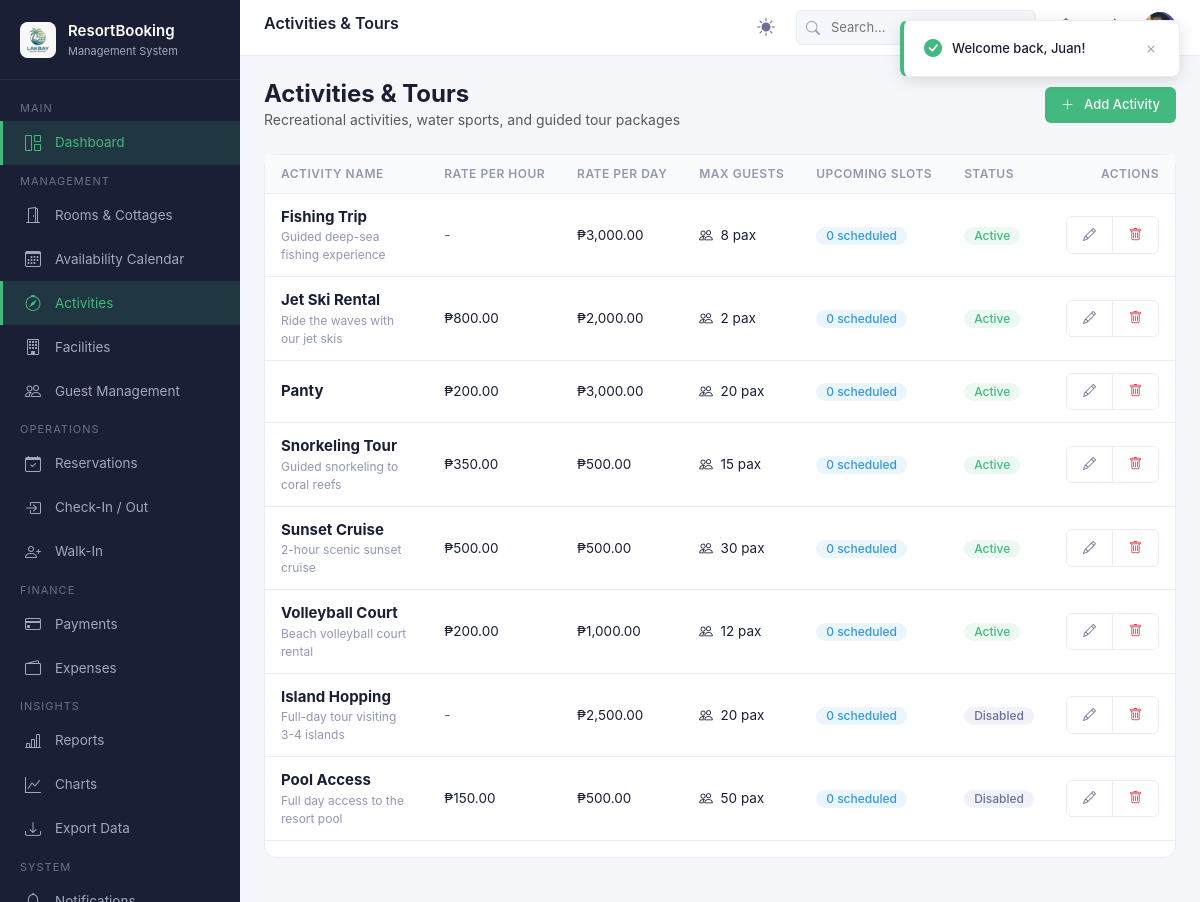
The page /activities/index.php (signed in) on the database its author committed.
### tables this page shows
CREATE TABLE `activities` (
  `ActivityId` int NOT NULL AUTO_INCREMENT,
  `ActivityName` varchar(150) NOT NULL,
  `Description` longtext,
  `PricePerHour` decimal(10,2) DEFAULT NULL,
  `PricePerDay` decimal(10,2) DEFAULT NULL,
  `MaxParticipants` int NOT NULL,
  `ImageUrl` varchar(500) DEFAULT NULL,
  `IsActive` tinyint(1) NOT NULL,
  `CreatedAt` datetime(6) NOT NULL,
  PRIMARY KEY (`ActivityId`)
);

### config/database.php (called while the page is built, shortened)
<?php
function url($path = '') {
    $path = '/' . ltrim($path, '/');
    return BASE_URL . $path;
}
function asset($path = '') {
    return url($path);
}

### config/settings.php (called while the page is built, shortened)
<?php
require_once __DIR__ . '/database.php';
function getResortSettings() {
    $filePath = ROOT_DIR . '/resort-settings.json';
    $defaultSettings = [
        'ResortName' => 'ResortBooking',
        'ResortSubtitle' => 'Management System',
        'LogoImage' => '/uploads/logo-20260821164822.jpg',
        'Address' => '123 Beach Road, Philippines',
        'Phone' => '(02) 8123-4567',
        'Email' => 'info@paradiseresort.com',
        'CheckInTime' => '14:00',
        'CheckOutTime' => '12:00',
        'DownpaymentPercent' => 50,
        'VatRate' => 12,
        'ServiceCharge' => 10
    ];
    if (file_exists($filePath)) {
        $content = file_get_contents($filePath);
        $json = json_decode($content, true);
        if (is_array($json)) {
            return array_merge($defaultSettings, $json);
        }
    }
    return $defaultSettings;
}

### includes/auth.php (called while the page is built, shortened)
<?php
require_once __DIR__ . '/../config/database.php';
function isLoggedIn() {
    return isset($_SESSION['user_id']) && !empty($_SESSION['user_id']);
}
function currentUser() {
    return [
        'id' => $_SESSION['user_id'],
        'name' => $_SESSION['user_name'] ?? 'User',
        'email' => $_SESSION['user_email'] ?? '',
        'role' => $_SESSION['user_role'] ?? 'Guest',
        'image' => $_SESSION['profile_image'] ?? null
    ];
}

### includes/functions.php (called while the page is built, shortened)
<?php
require_once __DIR__ . '/../config/database.php';
require_once __DIR__ . '/auth.php';
function formatCurrency($amount) {
    return '₱' . number_format((float)$amount, 2);
}
function getFlash() {
    if (isset($_SESSION['flash'])) {
        $flash = $_SESSION['flash'];
        return $flash;
    }
    return null;
}

### activities/index.php (the view, shortened to what this page needs)
<?php
$pageTitle = 'Activities & Tours';
require_once __DIR__ . '/../config/database.php';
require_once __DIR__ . '/../includes/auth.php';
require_once __DIR__ . '/../includes/functions.php';
$activities = $pdo->query("SELECT a.*,
    (SELECT COUNT(*) FROM activityschedules s WHERE s.ActivityId = a.ActivityId AND s.ScheduleDate >= CURDATE()) as UpcomingSchedules
    FROM activities a
    ORDER BY a.IsActive DESC, a.ActivityName ASC")->fetchAll();
include __DIR__ . '/../includes/header.php';
?>
<div class="d-flex justify-content-between align-items-center mb-4 flex-wrap gap-2">
    <div>
        <h4 style="margin:0; font-weight:700;">Activities & Tours</h4>
        <p class="text-muted" style="margin:0; font-size:14px;">Recreational activities, water sports, and guided tour packages</p>
    </div>
    <a href="<?= url('/activities/create.php') ?>" class="btn btn-primary">
        <i class="bi bi-plus-lg me-1"></i> Add Activity
    </a>
</div>
<div class="card">
    <div class="table-wrapper">
        <table class="table">
            <thead>
                <tr>
                    <th>Activity Name</th>
                    <th>Rate per Hour</th>
                    <th>Rate per Day</th>
                    <th>Max Guests</th>
                    <th>Upcoming Slots</th>
                    <th>Status</th>
                    <th style="text-align:right;">Actions</th>
                </tr>
            </thead>
            <tbody>
                <?php if (empty($activities)): ?>
                    <tr><td colspan="7" class="text-center py-4 text-muted">No activities found.</td></tr>
                <?php else: ?>
                    <?php foreach ($activities as $a): ?>
                        <tr>
                            <td>
                                <strong style="font-size:15px;"><?= htmlspecialchars($a['ActivityName']) ?></strong>
                                <?php if (!empty($a['Description'])): ?>
                                    <div style="font-size:12px; color:var(--text-muted);"><?= htmlspecialchars($a['Description']) ?></div>
                                <?php endif; ?>
                            </td>
                            <td><?= $a['PricePerHour'] ? formatCurrency($a['PricePerHour']) : '<span class="text-muted">-</span>' ?></td>
                            <td><?= $a['PricePerDay'] ? formatCurrency($a['PricePerDay']) : '<span class="text-muted">-</span>' ?></td>
                            <td><i class="bi bi-people me-1"></i> <?= (int)$a['MaxParticipants'] ?> pax</td>
                            <td>
                                <span class="badge badge-info"><?= (int)$a['UpcomingSchedules'] ?> scheduled</span>
                            </td>
                            <td>
                                <a href="<?= url('/activities/index.php?toggle=' . $a['ActivityId']) ?>" class="badge <?= $a['IsActive'] ? 'badge-success' : 'badge-secondary' ?>" style="text-decoration:none;" title="Click to toggle">
                                    <?= $a['IsActive'] ? 'Active' : 'Disabled' ?>
                                </a>
                            </td>
                            <td style="text-align:right;">
                                <div class="btn-group btn-group-sm">
                                    <a href="<?= url('/activities/edit.php?id=' . $a['ActivityId']) ?>" class="btn btn-outline" title="Edit">
                                        <i class="bi bi-pencil"></i>
                                    </a>
                                    <a href="<?= url('/activities/delete.php?id=' . $a['ActivityId']) ?>" class="btn btn-outline text-danger" title="Delete" onclick="return confirm('Delete activity <?= htmlspecialchars($a['ActivityName']) ?>?')">
                                        <i class="bi bi-trash"></i>
                                    </a>
                                </div>
                            </td>
                        </tr>
                    <?php endforeach; ?>
                <?php endif; ?>
            </tbody>
        </table>
    </div>
</div>
<?php include __DIR__ . '/../includes/footer.php'; ?>

### includes/header.php (shortened to what this page needs)
<?php
require_once __DIR__ . '/../config/database.php';
require_once __DIR__ . '/../config/settings.php';
require_once __DIR__ . '/auth.php';
require_once __DIR__ . '/functions.php';
$resortSettings = getResortSettings();
$pageTitle = isset($pageTitle) ? $pageTitle : 'Resort Booking System';
$user = currentUser();
$flash = getFlash();
?>
<!DOCTYPE html>
<html lang="en" data-theme="light">
<head>
    <link href="https://cdn.jsdelivr.net/npm/bootstrap@5.3.3/dist/css/bootstrap.min.css" rel="stylesheet" />
    <link href="https://cdn.jsdelivr.net/npm/bootstrap-icons@1.11.3/font/bootstrap-icons.css" rel="stylesheet" />
    <link href="<?= asset('/assets/css/site.css') ?>" rel="stylesheet" />
    <link href="<?= asset('/css/site.css') ?>" rel="stylesheet" />
</head>
<body>
    <div class="app-wrapper">
        <?php include __DIR__ . '/sidebar.php'; ?>
        <div class="main-content">
            <header class="top-header">
                <div class="header-left">
                    <h6 class="header-title"><?= htmlspecialchars($pageTitle) ?></h6>
                </div>
                <div class="header-right">
                    <button class="theme-toggle" id="themeToggle" title="Toggle dark/light mode">
                        <i class="bi bi-sun-fill icon-sun"></i>
                    </button>
                    <div class="header-search">
                        <i class="bi bi-search"></i>
                        <input type="text" placeholder="Search..." id="globalSearch" />
                    </div>
                    <div class="notif-dropdown-wrapper">
                        <button class="header-icon-btn" title="Notifications" id="notifBtn">
                            <i class="bi bi-bell"></i>
                        </button>
                    </div>
                    <button class="header-icon-btn" title="Refresh" onclick="location.reload()">
                        <i class="bi bi-arrow-clockwise"></i>
                    </button>
                    <div class="profile-dropdown-wrapper">
                        <div class="header-avatar" title="Profile" id="profileBtn">
                            <?php if (!empty($user['image'])): ?>
                                <img src="<?= asset($user['image']) ?>" alt="Profile" style="width:100%; height:100%; object-fit:cover; border-radius:50%;" />
                            <?php else: ?>
                                <i class="bi bi-person-fill"></i>
                            <?php endif; ?>
                        </div>
                    </div>
                </div>
            </header>
            <div class="top-header-spacer"></div>
            <div class="toast-container" id="toastContainer">
                <?php if ($flash): ?>
                    <div class="toast-alert <?= htmlspecialchars($flash['type']) ?>" id="sessionFlashToast">
                        <span><?= htmlspecialchars($flash['message']) ?></span>
                        <button class="toast-close" onclick="this.parentElement.remove()"><i class="bi bi-x"></i></button>
                    </div>
                <?php endif; ?>
            </div>
            <div class="page-content fade-in">

### includes/sidebar.php (shortened to what this page needs)
<?php
$currentScript = $_SERVER['PHP_SELF'];
function isActiveNav($path) {
    global $currentScript;
    return (strpos($currentScript, $path) !== false) ? ' active' : '';
}
?>
<aside class="sidebar" id="sidebar">
    <div class="sidebar-brand">
        <div class="brand-icon">
            <?php if (!empty($resortSettings['LogoImage'])): ?>
                <img src="<?= asset($resortSettings['LogoImage']) ?>" alt="Logo" style="width:100%; height:100%; object-fit:cover; border-radius:8px;" />
            <?php else: ?>
                <i class="bi bi-water"></i>
            <?php endif; ?>
        </div>
        <div>
            <div class="brand-text"><?= htmlspecialchars($resortSettings['ResortName']) ?></div>
            <div class="brand-sub"><?= htmlspecialchars($resortSettings['ResortSubtitle']) ?></div>
        </div>
    </div>
    <nav class="sidebar-nav">
        <div class="sidebar-section">Main</div>
        <a class="sidebar-link<?= (basename($currentScript) === 'index.php' && dirname($currentScript) === dirname($_SERVER['SCRIPT_NAME'])) ? ' active' : '' ?>" href="<?= url('/index.php') ?>">
            <i class="bi bi-grid-1x2"></i> Dashboard
        </a>
        <div class="sidebar-section">Management</div>
        <a class="sidebar-link<?= (strpos($currentScript, '/rooms/index.php') !== false || (strpos($currentScript, '/rooms/') !== false && strpos($currentScript, 'calendar.php') === false)) ? ' active' : '' ?>" href="<?= url('/rooms/index.php') ?>">
            <i class="bi bi-door-open"></i> Rooms & Cottages
        </a>
        <a class="sidebar-link<?= (strpos($currentScript, '/rooms/calendar.php') !== false) ? ' active' : '' ?>" href="<?= url('/rooms/calendar.php') ?>">
            <i class="bi bi-calendar3"></i> Availability Calendar
        </a>
        <a class="sidebar-link<?= isActiveNav('/activities/') ?>" href="<?= url('/activities/index.php') ?>">
            <i class="bi bi-compass"></i> Activities
        </a>
        <a class="sidebar-link<?= isActiveNav('/facilities/') ?>" href="<?= url('/facilities/index.php') ?>">
            <i class="bi bi-building"></i> Facilities
        </a>
        <a class="sidebar-link<?= isActiveNav('/guests/') ?>" href="<?= url('/guests/index.php') ?>">
            <i class="bi bi-people"></i> Guest Management
        </a>
        <div class="sidebar-section">Operations</div>
        <a class="sidebar-link<?= isActiveNav('/reservations/') ?>" href="<?= url('/reservations/index.php') ?>">
            <i class="bi bi-calendar-check"></i> Reservations
        </a>
        <a class="sidebar-link<?= isActiveNav('/checkinout/') ?>" href="<?= url('/checkinout/index.php') ?>">
            <i class="bi bi-box-arrow-in-right"></i> Check-In / Out
        </a>
        <a class="sidebar-link<?= isActiveNav('/walkin/') ?>" href="<?= url('/walkin/index.php') ?>">
            <i class="bi bi-person-plus"></i> Walk-In
        </a>
        <div class="sidebar-section">Finance</div>
        <a class="sidebar-link<?= (isActiveNav('/payments/') || isActiveNav('/receipt/')) ?>" href="<?= url('/payments/index.php') ?>">
            <i class="bi bi-credit-card"></i> Payments
        </a>
        <a class="sidebar-link<?= isActiveNav('/expenses/') ?>" href="<?= url('/expenses/index.php') ?>">
            <i class="bi bi-wallet2"></i> Expenses
        </a>
        <div class="sidebar-section">Insights</div>
        <a class="sidebar-link<?= (strpos($currentScript, '/reports/index.php') !== false) ? ' active' : '' ?>" href="<?= url('/reports/index.php') ?>">
            <i class="bi bi-bar-chart-line"></i> Reports
        </a>
        <a class="sidebar-link<?= (strpos($currentScript, '/reports/charts.php') !== false) ? ' active' : '' ?>" href="<?= url('/reports/charts.php') ?>">
            <i class="bi bi-graph-up"></i> Charts
        </a>
        <a class="sidebar-link<?= (strpos($currentScript, '/reports/export.php') !== false) ? ' active' : '' ?>" href="<?= url('/reports/export.php') ?>">
            <i class="bi bi-download"></i> Export Data
        </a>
        <div class="sidebar-section">System</div>
        <a class="sidebar-link<?= isActiveNav('/notifications/') ?>" href="<?= url('/notifications/index.php') ?>">
            <i class="bi bi-bell"></i> Notifications
        </a>
    </nav>
</aside>

### includes/footer.php (shortened to what this page needs)
            </div>
        </div>
    </div>
</body>
</html>

### rows shown on the page
activities: ActivityName "Fishing Trip", Description "Guided deep-sea fishing experience", PricePerDay "₱3,000.00", MaxParticipants "8", UpcomingSchedules "0", IsActive "Active"
activities: ActivityName "Jet Ski Rental", Description "Ride the waves with our jet skis", PricePerHour "₱800.00", PricePerDay "₱2,000.00", MaxParticipants "2", UpcomingSchedules "0", IsActive "Active"
activities: ActivityName "Panty", PricePerHour "₱200.00", PricePerDay "₱3,000.00", MaxParticipants "20", UpcomingSchedules "0", IsActive "Active"
activities: ActivityName "Snorkeling Tour", Description "Guided snorkeling to coral reefs", PricePerHour "₱350.00", PricePerDay "₱500.00", MaxParticipants "15", UpcomingSchedules "0", IsActive "Active"
activities: ActivityName "Sunset Cruise", Description "2-hour scenic sunset cruise", PricePerHour "₱500.00", PricePerDay "₱500.00", MaxParticipants "30", UpcomingSchedules "0", IsActive "Active"
activities: ActivityName "Volleyball Court", Description "Beach volleyball court rental", PricePerHour "₱200.00", PricePerDay "₱1,000.00", MaxParticipants "12", UpcomingSchedules "0", IsActive "Active"
activities: ActivityName "Island Hopping", Description "Full-day tour visiting 3-4 islands", PricePerDay "₱2,500.00", MaxParticipants "20", UpcomingSchedules "0", IsActive "Disabled"
activities: ActivityName "Pool Access", Description "Full day access to the resort pool", PricePerHour "₱150.00", PricePerDay "₱500.00", MaxParticipants "50", UpcomingSchedules "0", IsActive "Disabled"

### other values the page prints
$resortSettings['ResortName'] "ResortBooking"
$resortSettings['ResortSubtitle'] "Management System"
$pageTitle "Activities & Tours"
